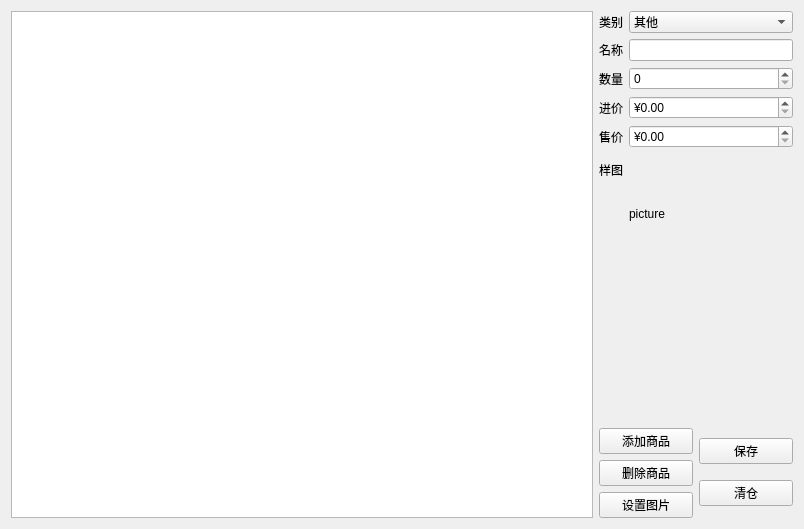
<?xml version="1.0" encoding="UTF-8"?>
<ui version="4.0">
 <class>KProductManagerWindow</class>
 <widget class="QWidget" name="KProductManagerWindow">
  <property name="geometry">
   <rect>
    <x>0</x>
    <y>0</y>
    <width>804</width>
    <height>529</height>
   </rect>
  </property>
  <property name="windowTitle">
   <string>Form</string>
  </property>
  <layout class="QHBoxLayout" name="horizontalLayout_2" stretch="3,1">
   <item>
    <widget class="QTableView" name="m_table_product"/>
   </item>
   <item>
    <layout class="QVBoxLayout" name="verticalLayout_3" stretch="5,2">
     <item>
      <layout class="QFormLayout" name="product_info">
       <item row="0" column="0">
        <widget class="QLabel" name="label_2">
         <property name="text">
          <string>类别</string>
         </property>
        </widget>
       </item>
       <item row="0" column="1">
        <widget class="QComboBox" name="m_product_category">
         <item>
          <property name="text">
           <string>其他</string>
          </property>
         </item>
         <item>
          <property name="text">
           <string>电脑办公</string>
          </property>
         </item>
         <item>
          <property name="text">
           <string>智能手机</string>
          </property>
         </item>
         <item>
          <property name="text">
           <string>食物饮料</string>
          </property>
         </item>
         <item>
          <property name="text">
           <string>服装鞋靴</string>
          </property>
         </item>
        </widget>
       </item>
       <item row="1" column="0">
        <widget class="QLabel" name="label_3">
         <property name="text">
          <string>名称</string>
         </property>
        </widget>
       </item>
       <item row="1" column="1">
        <widget class="QLineEdit" name="m_product_name"/>
       </item>
       <item row="2" column="0">
        <widget class="QLabel" name="label_4">
         <property name="text">
          <string>数量</string>
         </property>
        </widget>
       </item>
       <item row="2" column="1">
        <widget class="QSpinBox" name="m_product_number">
         <property name="maximum">
          <number>10000000</number>
         </property>
        </widget>
       </item>
       <item row="3" column="0">
        <widget class="QLabel" name="label_5">
         <property name="text">
          <string>进价</string>
         </property>
        </widget>
       </item>
       <item row="4" column="0">
        <widget class="QLabel" name="label_6">
         <property name="text">
          <string>售价</string>
         </property>
        </widget>
       </item>
       <item row="5" column="0">
        <widget class="QLabel" name="label_7">
         <property name="text">
          <string>样图</string>
         </property>
        </widget>
       </item>
       <item row="3" column="1">
        <widget class="QDoubleSpinBox" name="m_product_purchase_price">
         <property name="prefix">
          <string>¥</string>
         </property>
         <property name="maximum">
          <double>9999999999.989999771118164</double>
         </property>
        </widget>
       </item>
       <item row="4" column="1">
        <widget class="QDoubleSpinBox" name="m_product_selling_price">
         <property name="prefix">
          <string>¥</string>
         </property>
         <property name="maximum">
          <double>9999999999.989999771118164</double>
         </property>
         <property name="singleStep">
          <double>0.100000000000000</double>
         </property>
        </widget>
       </item>
       <item row="5" column="1">
        <widget class="QLabel" name="m_poduct_picture">
         <property name="sizePolicy">
          <sizepolicy hsizetype="Fixed" vsizetype="Minimum">
           <horstretch>0</horstretch>
           <verstretch>0</verstretch>
          </sizepolicy>
         </property>
         <property name="minimumSize">
          <size>
           <width>140</width>
           <height>120</height>
          </size>
         </property>
         <property name="text">
          <string>picture</string>
         </property>
        </widget>
       </item>
      </layout>
     </item>
     <item>
      <layout class="QHBoxLayout" name="horizontalLayout">
       <item>
        <layout class="QVBoxLayout" name="verticalLayout">
         <item>
          <widget class="QPushButton" name="m_insert_product_btn">
           <property name="text">
            <string>添加商品</string>
           </property>
          </widget>
         </item>
         <item>
          <widget class="QPushButton" name="m_delete_product_btn">
           <property name="text">
            <string>删除商品</string>
           </property>
          </widget>
         </item>
         <item>
          <widget class="QPushButton" name="m_setpic_btn">
           <property name="text">
            <string>设置图片</string>
           </property>
          </widget>
         </item>
        </layout>
       </item>
       <item>
        <layout class="QVBoxLayout" name="verticalLayout_2">
         <item>
          <widget class="QPushButton" name="m_save_product_btn">
           <property name="text">
            <string>保存</string>
           </property>
          </widget>
         </item>
         <item>
          <widget class="QPushButton" name="m_clear_product_btn">
           <property name="text">
            <string>清仓</string>
           </property>
          </widget>
         </item>
        </layout>
       </item>
      </layout>
     </item>
    </layout>
   </item>
  </layout>
 </widget>
 <resources/>
 <connections/>
</ui>
